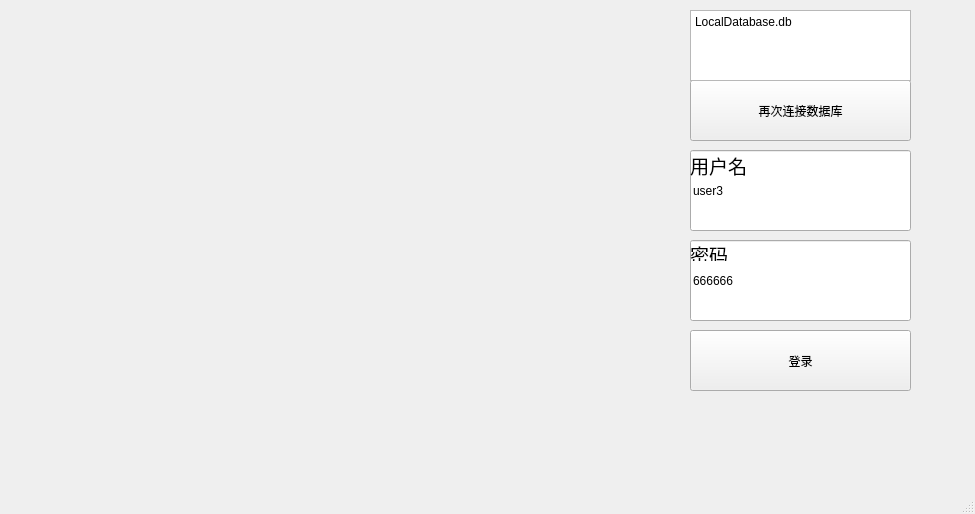
<?xml version="1.0" encoding="UTF-8"?>
<ui version="4.0">
 <class>MyMainWindow</class>
 <widget class="QMainWindow" name="MyMainWindow">
  <property name="geometry">
   <rect>
    <x>0</x>
    <y>0</y>
    <width>975</width>
    <height>514</height>
   </rect>
  </property>
  <property name="windowTitle">
   <string>MainWindow</string>
  </property>
  <widget class="QWidget" name="centralwidget">
   <widget class="QPushButton" name="LoginPushButton">
    <property name="geometry">
     <rect>
      <x>690</x>
      <y>330</y>
      <width>221</width>
      <height>61</height>
     </rect>
    </property>
    <property name="text">
     <string>登录</string>
    </property>
   </widget>
   <widget class="QLineEdit" name="PasswordLineEdit">
    <property name="geometry">
     <rect>
      <x>690</x>
      <y>240</y>
      <width>221</width>
      <height>81</height>
     </rect>
    </property>
    <property name="text">
     <string>666666</string>
    </property>
   </widget>
   <widget class="QLabel" name="PasswordMindLabel">
    <property name="geometry">
     <rect>
      <x>690</x>
      <y>240</y>
      <width>51</width>
      <height>21</height>
     </rect>
    </property>
    <property name="text">
     <string>&lt;html&gt;&lt;head/&gt;&lt;body&gt;&lt;p&gt;&lt;span style=&quot; font-size:14pt; color:#000000;&quot;&gt;密码&lt;/span&gt;&lt;/p&gt;&lt;/body&gt;&lt;/html&gt;</string>
    </property>
   </widget>
   <widget class="QLineEdit" name="UsernameLineEdit">
    <property name="geometry">
     <rect>
      <x>690</x>
      <y>150</y>
      <width>221</width>
      <height>81</height>
     </rect>
    </property>
    <property name="text">
     <string>user3</string>
    </property>
   </widget>
   <widget class="QLabel" name="UsernameMindLabel">
    <property name="geometry">
     <rect>
      <x>690</x>
      <y>150</y>
      <width>71</width>
      <height>31</height>
     </rect>
    </property>
    <property name="text">
     <string>&lt;html&gt;&lt;head/&gt;&lt;body&gt;&lt;p&gt;&lt;span style=&quot; font-size:14pt; color:#000000;&quot;&gt;用户名&lt;/span&gt;&lt;/p&gt;&lt;/body&gt;&lt;/html&gt;</string>
    </property>
   </widget>
   <widget class="QPushButton" name="ConnectPushButton">
    <property name="geometry">
     <rect>
      <x>690</x>
      <y>80</y>
      <width>221</width>
      <height>61</height>
     </rect>
    </property>
    <property name="text">
     <string>再次连接数据库</string>
    </property>
   </widget>
   <widget class="QLabel" name="LabelBackGround">
    <property name="geometry">
     <rect>
      <x>0</x>
      <y>-20</y>
      <width>971</width>
      <height>511</height>
     </rect>
    </property>
    <property name="autoFillBackground">
     <bool>true</bool>
    </property>
    <property name="text">
     <string/>
    </property>
   </widget>
   <widget class="QTextEdit" name="DatabaseInfoTextEdit">
    <property name="geometry">
     <rect>
      <x>690</x>
      <y>10</y>
      <width>221</width>
      <height>71</height>
     </rect>
    </property>
    <property name="html">
     <string>&lt;!DOCTYPE HTML PUBLIC &quot;-//W3C//DTD HTML 4.0//EN&quot; &quot;http://www.w3.org/TR/REC-html40/strict.dtd&quot;&gt;
&lt;html&gt;&lt;head&gt;&lt;meta name=&quot;qrichtext&quot; content=&quot;1&quot; /&gt;&lt;style type=&quot;text/css&quot;&gt;
p, li { white-space: pre-wrap; }
&lt;/style&gt;&lt;/head&gt;&lt;body style=&quot; font-family:'SimSun'; font-size:9pt; font-weight:400; font-style:normal;&quot;&gt;
&lt;p style=&quot; margin-top:0px; margin-bottom:0px; margin-left:0px; margin-right:0px; -qt-block-indent:0; text-indent:0px;&quot;&gt;LocalDatabase.db&lt;/p&gt;&lt;/body&gt;&lt;/html&gt;</string>
    </property>
   </widget>
   <zorder>LabelBackGround</zorder>
   <zorder>LoginPushButton</zorder>
   <zorder>PasswordLineEdit</zorder>
   <zorder>PasswordMindLabel</zorder>
   <zorder>UsernameLineEdit</zorder>
   <zorder>UsernameMindLabel</zorder>
   <zorder>ConnectPushButton</zorder>
   <zorder>DatabaseInfoTextEdit</zorder>
  </widget>
  <widget class="QMenuBar" name="menubar">
   <property name="geometry">
    <rect>
     <x>0</x>
     <y>0</y>
     <width>975</width>
     <height>26</height>
    </rect>
   </property>
  </widget>
  <widget class="QStatusBar" name="statusbar"/>
 </widget>
 <resources/>
 <connections/>
</ui>
